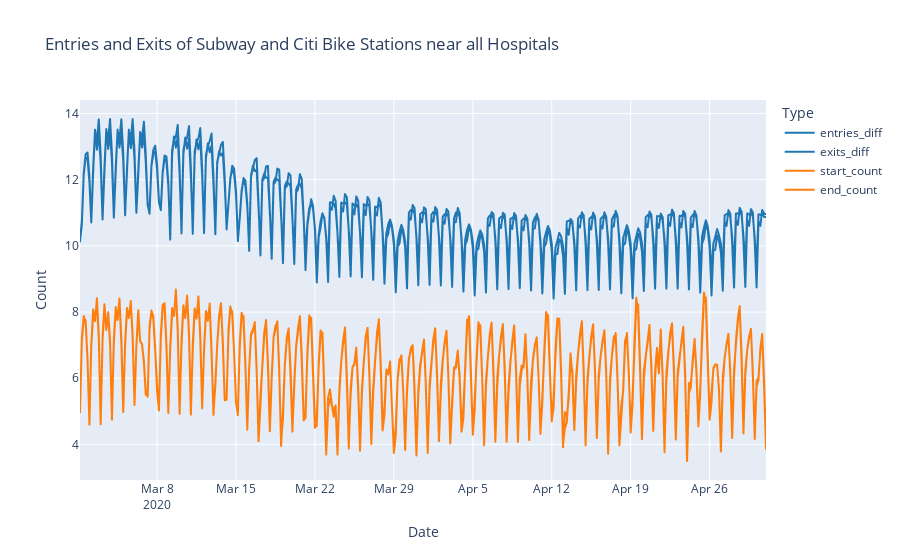
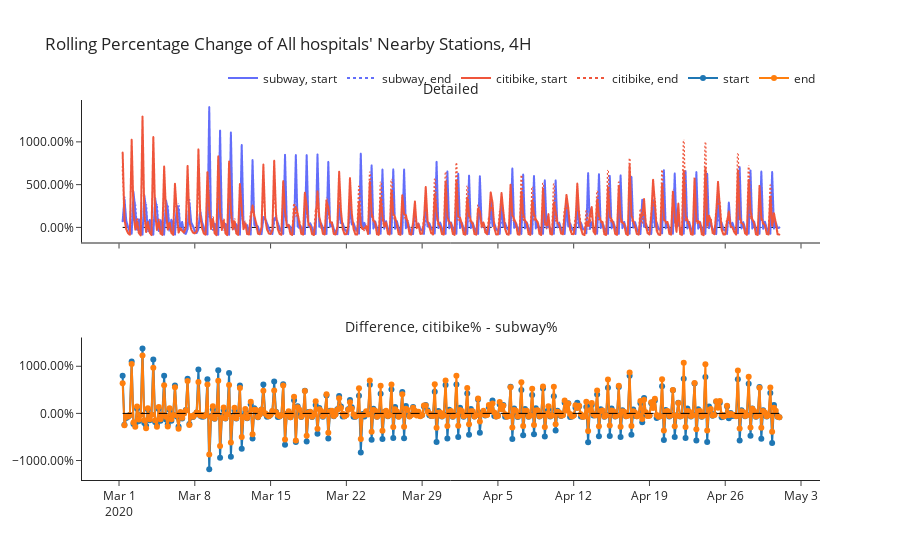

Notebook cell for these charts, in order:
### Code cell
px.set_mapbox_access_token(open('.mapbox_token').read())
def get_nearby_stations_for_hospital(hospital, radius, shrink_factor):
    nearby_subways = npt.find_nearby_stations((hospital["lat"], hospital["lng"]), radius=radius, kind="subway")
    nearby_citibikes = npt.find_nearby_stations((hospital["lat"], hospital["lng"]), radius=radius / shrink_factor, kind="citibike")
    
    return nearby_subways, nearby_citibikes

def build_dataframes(hospital_df, radius, shrink_factor):
    # build lists of dataframes
    list_nearby_subways, list_nearby_citibikes = zip(
        *[get_nearby_stations_for_hospital(row, radius, shrink_factor) for _, row in hospital_df.iterrows()]
    )
    
    df_nearby_subways = pd.concat(list_nearby_subways).drop_duplicates()
    df_nearby_citibikes = pd.concat(list_nearby_citibikes).drop_duplicates()
    
    return df_nearby_subways, df_nearby_citibikes

def get_filtered_df(df_subway, df_citibike, df_nearby_subways, df_nearby_citibikes):
    # filter df_subway and df_citibike based on occurences in df_nearby_subways and df_nearby_citibikes
    df_subway_graph = df_subway.loc[df_subway['station'].isin(df_nearby_subways['station'].unique())]
    df_citibike_graph = df_citibike.loc[df_citibike['citibike_station'].isin(df_nearby_citibikes['station'].unique())]
    max_datetime = df_subway_graph['datetime_rounded'].max()
    min_datetime = df_subway_graph['datetime_rounded'].min()
    df_citibike_graph = df_citibike_graph.loc[(df_citibike_graph['datetime_rounded'] >= min_datetime) & (df_citibike_graph['datetime_rounded'] <= max_datetime)]

    # merge df_subway_graph and df_citibike_graph
    return (
        df_subway_graph.groupby('datetime_rounded').sum().reset_index()
        .merge(
            df_citibike_graph.groupby('datetime_rounded').sum().reset_index(),
            on='datetime_rounded',
            validate='1:1'
        )
    )



def visualize_hospital_map(df_nearby):
    figure = px.scatter_mapbox(
            df_nearby,
            lat="lat",
            lon="lng",
            color="transpotation",
            hover_name="station",
            hover_data=["distance"],
            zoom=12,
            mapbox_style="carto-positron",
        )
    figure.update_layout(
        margin={"r": 0, "t": 0, "l": 0, "b": 0},
        legend=dict(
            orientation="h",
            yanchor="bottom",
            y=1.02,
            xanchor="right",
            x=1,
        ),
    )
    return figure


def graph_all_hospitals(radius=1000, window="14D", map=False, shrink_factor=2):
    df_nearby_subways, df_nearby_citibikes = build_dataframes(hospital_df, radius, shrink_factor)
    df_target_hospitals = pd.DataFrame(
        {
            "station": hospital_df["Name"],
            "lat": hospital_df["lat"],
            "lng": hospital_df["lng"],
            "distance": 0,
        }
    )
    df_nearby_subways['transpotation'] = 'subway'
    df_nearby_citibikes['transpotation'] = 'citibike'
    df_target_hospitals['transpotation'] = 'hospital'

    df_nearby = pd.concat([df_nearby_subways, df_nearby_citibikes, df_target_hospitals])
    df_nearby = df_nearby.reset_index(drop=True)

    if map:
        figure = visualize_hospital_map(df_nearby)
        figure.update_layout(
            title=f"Nearby Stations within {radius} meters of NYC Hospitals",
        )
        figure.show()

    df_graph = get_filtered_df(df_subway, df_citibike, df_nearby_subways, df_nearby_citibikes)
    print(df_graph.sort_values('datetime_rounded'))
    # plot raw counts
    figure = px.line(
        (
            df_graph
            #.resample('1D', on='datetime_rounded').sum().reset_index()
            .assign(
                entries_diff = lambda df: np.log(df['entries_diff'] + 1),
                exits_diff = lambda df: np.log(df['exits_diff'] + 1),
                start_count = lambda df: np.log(df['start_count'] + 1),
                end_count = lambda df: np.log(df['end_count'] + 1)
            )
        ),
        x='datetime_rounded',
        y=['entries_diff', 'exits_diff', 'start_count', 'end_count'],
        labels={
            'datetime_rounded': 'Date',
            'value': 'Count',
            'variable': 'Type'
        },
        title=f"Entries and Exits of Subway and Citi Bike Stations near all Hospitals",
        color_discrete_sequence=['#1f77b4', '#1f77b4', '#ff7f0e', '#ff7f0e'],
        #symbol_sequence=['circle', 'square', 'circle', 'square'],

    )
    figure.show()
    # plot rolling pct change
    figure = npt.plot_rolling_pct_change(
        df_graph,
        window=window,
        datetime_col='datetime_rounded'
    )
    figure.update_layout(
        title=f"Rolling Percentage Change of All hospitals' Nearby Stations, {window}",
        legend=dict(
            orientation='h',
            yanchor='bottom',
            y=1.02,
            xanchor='right',
            x=1
        )
    )
    figure.show()

graph_all_hospitals(map=True, shrink_factor=2, window="4H", radius=1000)

### Figure 1 — Plotly figure (JSON) as saved in the notebook; plotly's stock layout.template omitted (floating-point values rounded to 4 significant figures; data arrays with more than 128 entries replaced by an {"elided": "..."} marker saying what was removed)
{"data": [{"hovertemplate": "Type=entries_diff<br>Date=%{x}<br>Count=%{y}<extra></extra>", "legendgroup": "entries_diff", "line": {"color": "#1f77b4", "dash": "solid"}, "marker": {"symbol": "circle"}, "mode": "lines", "name": "entries_diff", "showlegend": true, "type": "scattergl", "x": {"elided": "366 str values"}, "xaxis": "x", "y": {"elided": "366 float values"}, "yaxis": "y"}, {"hovertemplate": "Type=exits_diff<br>Date=%{x}<br>Count=%{y}<extra></extra>", "legendgroup": "exits_diff", "line": {"color": "#1f77b4", "dash": "solid"}, "marker": {"symbol": "circle"}, "mode": "lines", "name": "exits_diff", "showlegend": true, "type": "scattergl", "x": {"elided": "366 str values"}, "xaxis": "x", "y": {"elided": "366 float values"}, "yaxis": "y"}, {"hovertemplate": "Type=start_count<br>Date=%{x}<br>Count=%{y}<extra></extra>", "legendgroup": "start_count", "line": {"color": "#ff7f0e", "dash": "solid"}, "marker": {"symbol": "circle"}, "mode": "lines", "name": "start_count", "showlegend": true, "type": "scattergl", "x": {"elided": "366 str values"}, "xaxis": "x", "y": {"elided": "366 float values"}, "yaxis": "y"}, {"hovertemplate": "Type=end_count<br>Date=%{x}<br>Count=%{y}<extra></extra>", "legendgroup": "end_count", "line": {"color": "#ff7f0e", "dash": "solid"}, "marker": {"symbol": "circle"}, "mode": "lines", "name": "end_count", "showlegend": true, "type": "scattergl", "x": {"elided": "366 str values"}, "xaxis": "x", "y": {"elided": "366 float values"}, "yaxis": "y"}], "layout": {"legend": {"title": {"text": "Type"}, "tracegroupgap": 0}, "title": {"text": "Entries and Exits of Subway and Citi Bike Stations near all Hospitals"}, "xaxis": {"anchor": "y", "domain": [0, 1], "title": {"text": "Date"}}, "yaxis": {"anchor": "x", "domain": [0, 1], "title": {"text": "Count"}}}}

### Figure 2 — Plotly figure (JSON) as saved in the notebook; plotly's stock layout.template omitted (floating-point values rounded to 4 significant figures; data arrays with more than 128 entries replaced by an {"elided": "..."} marker saying what was removed)
{"data": [{"hovertemplate": "Transportation=subway<br>Start or End=start<br>Date=%{x}<br>Percentage Change=%{y}<extra></extra>", "legendgroup": "subway, start", "line": {"color": "#636efa", "dash": "solid"}, "marker": {"symbol": "circle"}, "mode": "lines", "name": "subway, start", "showlegend": true, "type": "scattergl", "x": {"elided": "365 str values"}, "xaxis": "x", "y": {"elided": "365 float values"}, "yaxis": "y"}, {"hovertemplate": "Transportation=subway<br>Start or End=end<br>Date=%{x}<br>Percentage Change=%{y}<extra></extra>", "legendgroup": "subway, end", "line": {"color": "#636efa", "dash": "dot"}, "marker": {"symbol": "circle"}, "mode": "lines", "name": "subway, end", "showlegend": true, "type": "scattergl", "x": {"elided": "365 str values"}, "xaxis": "x", "y": {"elided": "365 float values"}, "yaxis": "y"}, {"hovertemplate": "Transportation=citibike<br>Start or End=start<br>Date=%{x}<br>Percentage Change=%{y}<extra></extra>", "legendgroup": "citibike, start", "line": {"color": "#EF553B", "dash": "solid"}, "marker": {"symbol": "circle"}, "mode": "lines", "name": "citibike, start", "showlegend": true, "type": "scattergl", "x": {"elided": "365 str values"}, "xaxis": "x", "y": {"elided": "365 float values"}, "yaxis": "y"}, {"hovertemplate": "Transportation=citibike<br>Start or End=end<br>Date=%{x}<br>Percentage Change=%{y}<extra></extra>", "legendgroup": "citibike, end", "line": {"color": "#EF553B", "dash": "dot"}, "marker": {"symbol": "circle"}, "mode": "lines", "name": "citibike, end", "showlegend": true, "type": "scattergl", "x": {"elided": "365 str values"}, "xaxis": "x", "y": {"elided": "365 float values"}, "yaxis": "y"}, {"hovertemplate": "Start or End=start<br>Date=%{x}<br>citibike% - subway%=%{y}<extra></extra>", "legendgroup": "start", "line": {"color": "#1f77b4", "dash": "solid"}, "marker": {"symbol": "circle"}, "mode": "markers+lines", "name": "start", "orientation": "v", "showlegend": true, "type": "scatter", "x": {"elided": "365 str values"}, "xaxis": "x2", "y": {"elided": "365 float values"}, "yaxis": "y2"}, {"hovertemplate": "Start or End=end<br>Date=%{x}<br>citibike% - subway%=%{y}<extra></extra>", "legendgroup": "end", "line": {"color": "#ff7f0e", "dash": "solid"}, "marker": {"symbol": "circle"}, "mode": "markers+lines", "name": "end", "orientation": "v", "showlegend": true, "type": "scatter", "x": {"elided": "365 str values"}, "xaxis": "x2", "y": {"elided": "365 float values"}, "yaxis": "y2"}, {"line": {"color": "black", "dash": "dash", "width": 1}, "mode": "lines", "name": "0% Line", "showlegend": false, "type": "scatter", "x": {"elided": "365 str values"}, "xaxis": "x", "y": {"elided": "365 int values"}, "yaxis": "y"}, {"line": {"color": "black", "dash": "dash", "width": 1}, "mode": "lines", "name": "0% Line", "showlegend": false, "type": "scatter", "x": {"elided": "365 str values"}, "xaxis": "x2", "y": {"elided": "365 int values"}, "yaxis": "y2"}], "layout": {"annotations": [{"font": {"size": 14}, "showarrow": false, "text": "Detailed", "x": 0.5, "xanchor": "center", "xref": "paper", "y": 1, "yanchor": "bottom", "yref": "paper"}, {"font": {"size": 14}, "showarrow": false, "text": "Difference, citibike% - subway%", "x": 0.5, "xanchor": "center", "xref": "paper", "y": 0.375, "yanchor": "bottom", "yref": "paper"}], "legend": {"orientation": "h", "x": 1, "xanchor": "right", "y": 1.02, "yanchor": "bottom"}, "title": {"text": "Rolling Percentage Change of All hospitals' Nearby Stations, 4H"}, "xaxis": {"anchor": "y", "domain": [0, 1], "matches": "x2", "showticklabels": false}, "xaxis2": {"anchor": "y2", "domain": [0, 1]}, "yaxis": {"anchor": "x", "domain": [0.625, 1], "tickformat": ".2%"}, "yaxis2": {"anchor": "x2", "domain": [0, 0.375], "tickformat": ".2%"}}}
